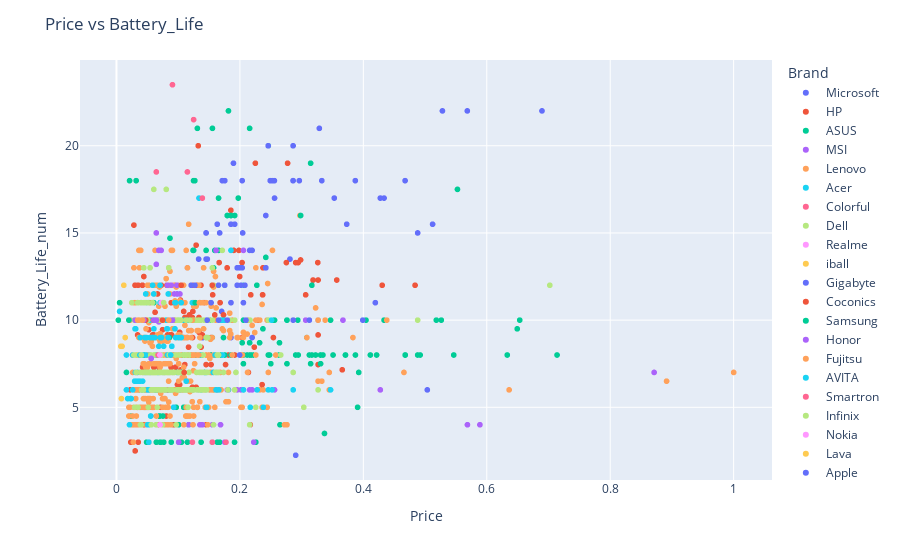

This figure's notebook cell:
### Code cell
import plotly.express as px

del encoding_map['Processor_Brand']
del encoding_map['GPU_Brand']
decoded_table = laptop_original.copy()
for col in encoding_map:
    decoded_table[col] = decoded_table[col].map(encoding_map[col])

    
decoded_table = decoded_table[~decoded_table['Battery_Life'].str.contains("Adapter")]
   
decoded_table['Battery_Life_num'] = decoded_table['Battery_Life'].str.extract(r'(\d+\.\d+|\d+)').astype(float)

# decoded_table = decoded_table.sort_values(by='Battery_Life_num')

# 4. 将 `Battery_Life` 列设置为按数值大小排序的分类数据类型
# decoded_table['Battery_Life'] = pd.Categorical(decoded_table['Battery_Life'], categories=decoded_table['Battery_Life'], ordered=True)
    
    
# Interactive scatter plot for price vs performance
fig = px.scatter(decoded_table.sort_values(by='Battery_Life_num'), x='Price', y='Battery_Life_num', color='Brand', hover_data=['Processor_Name', 'RAM'])
fig.update_layout(title='Price vs Battery_Life')
fig.show()

### Figure 1 — Plotly figure (JSON) as saved in the notebook; plotly's stock layout.template omitted (floating-point values rounded to 4 significant figures; data arrays with more than 128 entries replaced by an {"elided": "..."} marker saying what was removed)
{"data": [{"customdata": [["Intel Core i5 (11th Gen)", "16 GB LP"], ["Intel Pentium Dual-Core", "8 GB LP"], ["Intel Core i5 (11th Gen) Processor", "8 GB "], ["Intel Core i5 (6th Gen)", "8 GB "], ["Intel Core M3 (6th Gen)", "4 GB "], ["Intel Core i7 (6th Gen)", "8 GB "], ["Intel Core i5 (6th Gen)", "4 GB "], ["Intel Core i5 (10th Gen)", "8 GB LP"], ["Intel Core M3 (7th Gen)", "4 GB "], ["Microsoft SQ1 Processor", "8 GB LP"], ["Intel Core i5 (11th Gen)", "8 GB LP"], ["Intel Core i7 (7th Gen)", "16 GB "], ["Intel Core i5 (11th Gen)", "8 GB LP"], ["Intel Core i5 (7th Gen)", "4 GB "], ["Intel Core i5 (8th Gen)", "8 GB "], ["Intel Core i5 (7th Gen)", "8 GB "], ["Intel Core i5 (12th Gen) Processor", "8 GB LP"], ["Intel Core i5 (12th Gen)", "8 GB LP"], ["Intel Core i7 (8th Gen)", "16 GB LP"], ["Intel Core i5 (12th Gen)", "8 GB LP"], ["Intel Core i7 (12th Gen)", "32 GB LP"], ["Intel Core i5 (12th Gen)", "8 GB LP"], ["Intel Core i5 (12th Gen)", "8 GB LP"], ["Intel Core i5 (12th Gen)", "8 GB LP"], ["Intel Core i7 (12th Gen)", "16 GB LP"], ["Intel Core i7 (11th Gen)", "16 GB "], ["Intel Core i7 (12th Gen)", "16 GB LP"], ["Intel Core i7 (8th Gen)", "16 GB "], ["Intel Core i7 (12th Gen)", "8 GB LP"], ["Intel Core i5 (12th Gen)", "8 GB LP"], ["Intel Core i7 (12th Gen)", "16 GB LP"], ["AMD Hexa-Core Ryzen 5", "8 GB LP"]], "hovertemplate": "Brand=Microsoft<br>Price=%{x}<br>Battery_Life_num=%{y}<br>Processor_Name=%{customdata[0]}<br>RAM=%{customdata[1]}<extra></extra>", "legendgroup": "Microsoft", "marker": {"color": "#636efa", "symbol": "circle"}, "mode": "markers", "name": "Microsoft", "showlegend": true, "type": "scattergl", "x": [0.2904, 0.09679, 0.1815, 0.1855, 0.14, 0.2198, 0.1452, 0.1704, 0.08469, 0.115, 0.1472, 0.2811, 0.1331, 0.1452, 0.2198, 0.2158, 0.1452, 0.1452, 0.488, 0.1633, 0.5122, 0.1855, 0.1916, 0.1855, 0.3731, 0.242, 0.3529, 0.4336, 0.2561, 0.1756, 0.3327, 0.1896], "xaxis": "x", "y": [2.25, 4, 6, 9, 9, 9, 9, 10.5, 13, 13, 13.5, 13.5, 13.5, 13.5, 14, 14, 15, 15, 15, 15.5, 15.5, 15.5, 15.5, 15.5, 15.5, 16, 17, 17, 17, 18, 18, 19], "yaxis": "y"}, {"customdata": {"elided": "199x2 str values"}, "hovertemplate": "Brand=HP<br>Price=%{x}<br>Battery_Life_num=%{y}<br>Processor_Name=%{customdata[0]}<br>RAM=%{customdata[1]}<extra></extra>", "legendgroup": "HP", "marker": {"color": "#EF553B", "symbol": "circle"}, "mode": "markers", "name": "HP", "showlegend": true, "type": "scattergl", "x": {"elided": "199 float values"}, "xaxis": "x", "y": {"elided": "199 float values"}, "yaxis": "y"}, {"customdata": {"elided": "267x2 str values"}, "hovertemplate": "Brand=ASUS<br>Price=%{x}<br>Battery_Life_num=%{y}<br>Processor_Name=%{customdata[0]}<br>RAM=%{customdata[1]}<extra></extra>", "legendgroup": "ASUS", "marker": {"color": "#00cc96", "symbol": "circle"}, "mode": "markers", "name": "ASUS", "showlegend": true, "type": "scattergl", "x": {"elided": "267 float values"}, "xaxis": "x", "y": {"elided": "267 float values"}, "yaxis": "y"}, {"customdata": [["AMD Octa-Core Ryzen 7", "16 GB "], ["Intel Core i7 (12th Gen)", "16 GB "], ["Intel Core i5 (12th Gen)", "16 GB "], ["Intel Core i7 (10th Gen)", "8 GB "], ["Intel Core i5 (11th Gen)", "8 GB "], ["Intel Core i7 (11th Gen)", "32 GB "], ["Intel Core i7 (7th Gen)", "16 GB "], ["Intel Core i7 (11th Gen)", "16 GB "], ["Intel Core i5 (11th Gen)", "8 GB "], ["Intel Core i7 (12th Gen)", "32 GB "], ["Intel Core i7 (7th Gen)", "4 GB "], ["Intel Core i5 (12th Gen)", "16 GB "], ["Intel Core i3 (12th Gen)", "8 GB LP"], ["Intel Core i7 (13th Gen)", "16 GB "], ["Intel Core i3 (10th Gen)", "4 GB "], ["Intel Core i7 (14th Gen)", "16 GB "], ["Intel Core i7 (13th Gen)", "16 GB "], ["AMD Octa-Core Ryzen 7", "16 GB "], ["Intel Core Ultra 5", "16 GB "], ["Intel Core Ultra 7", "16 GB "], ["Intel Core Ultra 7", "16 GB "], ["Intel Core i7 (13th Gen)", "32 GB "], ["Intel Core i3 (11th Gen)", "8 GB "], ["Intel Core i5 (11th Gen)", "8 GB "], ["Intel Core i9 (14th Gen)", "64 GB "], ["Intel Core i5 (11th Gen)", "16 GB "], ["Intel Core i7 (8th Gen)", "16 GB "], ["Intel Core Ultra 7", "32 GB LP"], ["Intel Core Ultra 7", "32 GB LP"], ["Intel Core i5 (8th Gen)", "8 GB "], ["Intel Core i3 (11th Gen)", "8 GB "], ["Intel Core Ultra 9", "32 GB LP"], ["Intel Core i5 (12th Gen)", "16 GB LP"], ["Intel Core i7 (13th Gen)", "32 GB "], ["Intel Core i5 (13th Gen)", "16 GB "]], "hovertemplate": "Brand=MSI<br>Price=%{x}<br>Battery_Life_num=%{y}<br>Processor_Name=%{customdata[0]}<br>RAM=%{customdata[1]}<extra></extra>", "legendgroup": "MSI", "marker": {"color": "#ab63fa", "symbol": "circle"}, "mode": "markers", "name": "MSI", "showlegend": true, "type": "scattergl", "x": [0.1754, 0.2224, 0.1008, 0.117, 0.1351, 0.5888, 0.1553, 0.1686, 0.1391, 0.5687, 0.09276, 0.1311, 0.04961, 0.2198, 0.05222, 0.2561, 0.1633, 0.1956, 0.1795, 0.2158, 0.2017, 0.4275, 0.05243, 0.08227, 0.8711, 0.09984, 0.1754, 0.3267, 0.3065, 0.09881, 0.04398, 0.367, 0.1452, 0.2057, 0.1613], "xaxis": "x", "y": [3, 3, 3, 4, 4, 4, 4, 4, 4, 4, 5, 6, 6, 6, 6, 6, 6, 6, 6, 6, 6, 6, 6, 6, 7, 7, 10, 10, 10, 10, 10, 10, 10, 14, 14], "yaxis": "y"}, {"customdata": {"elided": "451x2 str values"}, "hovertemplate": "Brand=Lenovo<br>Price=%{x}<br>Battery_Life_num=%{y}<br>Processor_Name=%{customdata[0]}<br>RAM=%{customdata[1]}<extra></extra>", "legendgroup": "Lenovo", "marker": {"color": "#FFA15A", "symbol": "circle"}, "mode": "markers", "name": "Lenovo", "showlegend": true, "type": "scattergl", "x": {"elided": "451 float values"}, "xaxis": "x", "y": {"elided": "451 float values"}, "yaxis": "y"}, {"customdata": {"elided": "135x2 str values"}, "hovertemplate": "Brand=Acer<br>Price=%{x}<br>Battery_Life_num=%{y}<br>Processor_Name=%{customdata[0]}<br>RAM=%{customdata[1]}<extra></extra>", "legendgroup": "Acer", "marker": {"color": "#19d3f3", "symbol": "circle"}, "mode": "markers", "name": "Acer", "showlegend": true, "type": "scattergl", "x": {"elided": "135 float values"}, "xaxis": "x", "y": {"elided": "135 float values"}, "yaxis": "y"}, {"customdata": [["Intel Core i7 (13th Gen)", "16 GB "], ["Intel Core i5 (12th Gen)", "16 GB "], ["Intel Core i7 (12th Gen)", "16 GB "]], "hovertemplate": "Brand=Colorful<br>Price=%{x}<br>Battery_Life_num=%{y}<br>Processor_Name=%{customdata[0]}<br>RAM=%{customdata[1]}<extra></extra>", "legendgroup": "Colorful", "marker": {"color": "#FF6692", "symbol": "circle"}, "mode": "markers", "name": "Colorful", "showlegend": true, "type": "scattergl", "x": [0.1775, 0.123, 0.1553], "xaxis": "x", "y": [3, 3, 3], "yaxis": "y"}, {"customdata": {"elided": "198x2 str values"}, "hovertemplate": "Brand=Dell<br>Price=%{x}<br>Battery_Life_num=%{y}<br>Processor_Name=%{customdata[0]}<br>RAM=%{customdata[1]}<extra></extra>", "legendgroup": "Dell", "marker": {"color": "#B6E880", "symbol": "circle"}, "mode": "markers", "name": "Dell", "showlegend": true, "type": "scattergl", "x": {"elided": "198 float values"}, "xaxis": "x", "y": {"elided": "198 float values"}, "yaxis": "y"}, {"customdata": [["Intel Core i3 (11th Gen)", "8 GB LP"], ["Intel Core i5 (11th Gen)", "8 GB LP"], ["Intel Core i5 (11th Gen)", "16 GB "]], "hovertemplate": "Brand=Realme<br>Price=%{x}<br>Battery_Life_num=%{y}<br>Processor_Name=%{customdata[0]}<br>RAM=%{customdata[1]}<extra></extra>", "legendgroup": "Realme", "marker": {"color": "#FF97FF", "symbol": "circle"}, "mode": "markers", "name": "Realme", "showlegend": true, "type": "scattergl", "x": [0.0706, 0.0726, 0.08873], "xaxis": "x", "y": [4, 11, 12], "yaxis": "y"}, {"customdata": [["Intel Celeron Dual-Core", "4 GB "], ["Intel Atom Quad-Core", "2 GB "], ["Intel Atom Quad-Core", "2 GB "], ["Intel Atom Quad-Core", "2 GB "]], "hovertemplate": "Brand=iball<br>Price=%{x}<br>Battery_Life_num=%{y}<br>Processor_Name=%{customdata[0]}<br>RAM=%{customdata[1]}<extra></extra>", "legendgroup": "iball", "marker": {"color": "#FECB52", "symbol": "circle"}, "mode": "markers", "name": "iball", "showlegend": true, "type": "scattergl", "x": [0.008066, 0.007078, 0.009093, 0.01192], "xaxis": "x", "y": [5.5, 8.5, 8.5, 12], "yaxis": "y"}, {"customdata": [["Intel Core i9 (12th Gen)", "32 GB "], ["Intel Core i7 (13th Gen)", "16 GB "]], "hovertemplate": "Brand=Gigabyte<br>Price=%{x}<br>Battery_Life_num=%{y}<br>Processor_Name=%{customdata[0]}<br>RAM=%{customdata[1]}<extra></extra>", "legendgroup": "Gigabyte", "marker": {"color": "#636efa", "symbol": "circle"}, "mode": "markers", "name": "Gigabyte", "showlegend": true, "type": "scattergl", "x": [0.5036, 0.1994], "xaxis": "x", "y": [6, 8], "yaxis": "y"}, {"customdata": [["Intel Core i5 (10th Gen)", "8 GB "], ["Intel Core i7 (10th Gen)", "8 GB "]], "hovertemplate": "Brand=Coconics<br>Price=%{x}<br>Battery_Life_num=%{y}<br>Processor_Name=%{customdata[0]}<br>RAM=%{customdata[1]}<extra></extra>", "legendgroup": "Coconics", "marker": {"color": "#EF553B", "symbol": "circle"}, "mode": "markers", "name": "Coconics", "showlegend": true, "type": "scattergl", "x": [0.1096, 0.1552], "xaxis": "x", "y": [7, 12], "yaxis": "y"}, {"customdata": [["Intel Core Ultra 7", "32 GB LP"], ["Intel Core Ultra 7", "16 GB LP"], ["Intel Core Ultra 7", "16 GB LP"], ["Intel Core Ultra 5", "16 GB LP"], ["Intel Core Ultra 7", "16 GB LP"], ["Intel Core 7 (Series 1)", "16 GB LP"], ["Intel Core 5 (Series 1)", "16 GB LP"], ["Intel Core 7 (Series 1)", "16 GB LP"], ["Intel Core 5 (Series 1)", "16 GB LP"], ["Intel Celeron Dual-Core", "4 GB LP"], ["Intel Celeron Dual-Core", "2 GB "], ["Intel Celeron Dual-Core", "4 GB LP"], ["Intel Core i7 (13th Gen)", "16 GB RAM"], ["Intel Core i7 (13th Gen)", "16 GB RAM"], ["Intel Core i7 (12th Gen)", "16 GB LP"], ["Intel Core i9 (13th Gen) Processor", "32 GB RAM"], ["Intel Core i7 (13th Gen)", "16 GB RAM"], ["Intel Core i7 (12th Gen)", "16 GB LP"], ["Intel Core i5 (12th Gen)", "16 GB LP"], ["Intel Core i5 (12th Gen)", "16 GB LP"], ["Intel Core i7 (12th Gen)", "16 GB LP"], ["Intel Core i7 (12th Gen)", "16 GB "]], "hovertemplate": "Brand=Samsung<br>Price=%{x}<br>Battery_Life_num=%{y}<br>Processor_Name=%{customdata[0]}<br>RAM=%{customdata[1]}<extra></extra>", "legendgroup": "Samsung", "marker": {"color": "#00cc96", "symbol": "circle"}, "mode": "markers", "name": "Samsung", "showlegend": true, "type": "scattergl", "x": [0.3307, 0.2501, 0.2763, 0.2057, 0.3146, 0.2319, 0.2158, 0.2642, 0.2037, 0.06026, 0.05137, 0.1277, 0.1855, 0.2984, 0.1654, 0.5525, 0.3146, 0.246, 0.1311, 0.1555, 0.2158, 0.1815], "xaxis": "x", "y": [7.5, 7.5, 7.5, 7.5, 7.5, 8.7, 8.7, 8.7, 8.7, 11, 11, 11, 16, 16, 17, 17.5, 19, 20, 21, 21, 21, 22], "yaxis": "y"}, {"customdata": [["Intel Core i3 (10th Gen)", "8 GB RAM"], ["Intel Core i5 (11th Gen)", "8 GB "], ["Intel Core i5 (13th Gen)", "8 GB LP"], ["Intel Core i5 (13th Gen)", "8 GB LP"], ["Intel Core i5 (13th Gen)", "16 GB LP"], ["Intel Core i5 (12th Gen)", "16 GB LP"], ["Intel Core i5 (12th Gen)", "8 GB LP"], ["Intel Core i5 (13th Gen)", "16 GB LP"], ["Intel Core i3 (10th Gen)", "8 GB RAM"], ["AMD Hexa-Core Ryzen 5", "8 GB "], ["AMD Hexa-Core Ryzen 5", "16 GB "], ["AMD Hexa-Core Ryzen 5", "8 GB "]], "hovertemplate": "Brand=Honor<br>Price=%{x}<br>Battery_Life_num=%{y}<br>Processor_Name=%{customdata[0]}<br>RAM=%{customdata[1]}<extra></extra>", "legendgroup": "Honor", "marker": {"color": "#ab63fa", "symbol": "circle"}, "mode": "markers", "name": "Honor", "showlegend": true, "type": "scattergl", "x": [0.05621, 0.06856, 0.09377, 0.0978, 0.1028, 0.08873, 0.08268, 0.0978, 0.06453, 0.06856, 0.07239, 0.06453], "xaxis": "x", "y": [7.8, 9.9, 11.5, 11.5, 11.5, 12, 12, 12, 13.2, 14, 14, 15], "yaxis": "y"}, {"customdata": [["Intel Core i5 (11th Gen)", "16 GB "], ["Intel Core i5 (11th Gen)", "16 GB "], ["Intel Core i5 (12th Gen)", "16 GB LP"], ["Intel Core i7 (13th Gen)", "16 GB LP"], ["Intel Core i5 (11th Gen)", "16 GB "], ["Intel Core i5 (11th Gen)", "16 GB LP"], ["Intel Core i7 (11th Gen)", "16 GB LP"]], "hovertemplate": "Brand=Fujitsu<br>Price=%{x}<br>Battery_Life_num=%{y}<br>Processor_Name=%{customdata[0]}<br>RAM=%{customdata[1]}<extra></extra>", "legendgroup": "Fujitsu", "marker": {"color": "#FFA15A", "symbol": "circle"}, "mode": "markers", "name": "Fujitsu", "showlegend": true, "type": "scattergl", "x": [0.1331, 0.125, 0.1654, 0.123, 0.1525, 0.1343, 0.1525], "xaxis": "x", "y": [8, 8, 10, 10, 11, 11, 11], "yaxis": "y"}, {"customdata": [["Intel Celeron Dual-Core", "4 GB LP"], ["Intel Celeron Dual-Core", "4 GB LP"], ["AMD Quad-Core Ryzen 5", "8 GB "], ["AMD Dual-Core Ryzen 3", "8 GB "], ["Intel Core i5 (8th Gen)", "8 GB "], ["Intel Core i5 (7th Gen)", "8 GB "], ["Intel Core i3 (8th Gen)", "8 GB "], ["Intel Core i5 (8th Gen)", "8 GB "], ["Intel Core i7 (10th Gen)", "16 GB "], ["Intel Core i5 (7th Gen)", "8 GB "], ["Intel Core i7 (8th Gen)", "8 GB "], ["Intel Core i5 (10th Gen)", "8 GB "], ["Intel Core i5 (10th Gen)", "8 GB "], ["Intel Core i5 (8th Gen)", "8 GB "], ["Intel Core i5 (7th Gen)", "8 GB "], ["Intel Core i3 (8th Gen)", "4 GB "], ["Intel Core i7 (10th Gen)", "16 GB "]], "hovertemplate": "Brand=AVITA<br>Price=%{x}<br>Battery_Life_num=%{y}<br>Processor_Name=%{customdata[0]}<br>RAM=%{customdata[1]}<extra></extra>", "legendgroup": "AVITA", "marker": {"color": "#19d3f3", "symbol": "circle"}, "mode": "markers", "name": "AVITA", "showlegend": true, "type": "scattergl", "x": [0.02621, 0.01613, 0.08772, 0.03803, 0.05445, 0.07018, 0.06251, 0.06251, 0.06251, 0.07058, 0.0826, 0.05445, 0.04739, 0.06858, 0.06057, 0.04105, 0.2513], "xaxis": "x", "y": [8, 8, 8, 8, 10, 10, 10, 10, 10, 10, 10, 10, 10, 10, 10, 10, 10], "yaxis": "y"}, {"customdata": [["Intel Core i5 (7th Gen)", "4 GB "], ["Intel Core M3 (7th Gen)", "4 GB LP"]], "hovertemplate": "Brand=Smartron<br>Price=%{x}<br>Battery_Life_num=%{y}<br>Processor_Name=%{customdata[0]}<br>RAM=%{customdata[1]}<extra></extra>", "legendgroup": "Smartron", "marker": {"color": "#FF6692", "symbol": "circle"}, "mode": "markers", "name": "Smartron", "showlegend": true, "type": "scattergl", "x": [0.06735, 0.06957], "xaxis": "x", "y": [8, 10], "yaxis": "y"}, {"customdata": [["Intel Core i3 (11th Gen)", "8 GB LP"], ["Intel Core i5 (13th Gen)", "16 GB LP"], ["Intel Core i5 (11th Gen)", "16 GB LP"], ["Intel Core i5 (13th Gen)", "16 GB LP"], ["Intel Core i9 (12th Gen)", "32 GB LP"], ["Intel Core i7 (11th Gen)", "16 GB LP"], ["Intel Core i9 (13th Gen)", "32 GB LP"], ["Intel Core i7 (11th Gen)", "16 GB LP"], ["Intel Core i7 (13th Gen)", "32 GB LP"], ["Intel Core i3 (11th Gen)", "8 GB LP"], ["Intel Core i3 (10th Gen)", "8 GB LP"], ["Intel Core i9 (12th Gen)", "16 GB LP"], ["Intel Core i5 (11th Gen)", "16 GB LP"], ["Intel Core i3 (10th Gen)", "8 GB LP"], ["Intel Core i5 (11th Gen)", "8 GB LP"], ["Intel Core i7 (12th Gen)", "16 GB LP"], ["Intel Core i7 (10th Gen)", "16 GB LP"], ["Intel Core i3 (11th Gen)", "8 GB LP"], ["Intel Core i3 (10th Gen)", "8 GB LP"], ["Intel Core i5 (10th Gen)", "8 GB LP"], ["Intel Core i5 (11th Gen)", "16 GB LP"], ["Intel Core i5 (11th Gen)", "16 GB LP"], ["Intel Core i3 (10th Gen)", "8 GB LP"], ["Intel Core i3 (12th Gen)", "8 GB LP"], ["Intel Core i3 (10th Gen)", "8 GB "], ["Intel Celeron Quad-Core", "4 GB LP"], ["Intel Celeron Quad-Core", "4 GB LP"], ["Intel Core i5 (12th Gen)", "16 GB LP"], ["Intel Core i3 (10th Gen)", "8 GB LP"], ["Intel Core i3 (10th Gen)", "8 GB LP"], ["Intel Core Ultra 9", "32 GB LP"], ["Intel Core i7 (13th Gen)", "16 GB LP"]], "hovertemplate": "Brand=Infinix<br>Price=%{x}<br>Battery_Life_num=%{y}<br>Processor_Name=%{customdata[0]}<br>RAM=%{customdata[1]}<extra></extra>", "legendgroup": "Infinix", "marker": {"color": "#B6E880", "symbol": "circle"}, "mode": "markers", "name": "Infinix", "showlegend": true, "type": "scattergl", "x": [0.02823, 0.0726, 0.04033, 0.06453, 0.1492, 0.07058, 0.1349, 0.1008, 0.119, 0.04235, 0.05041, 0.1371, 0.09074, 0.04033, 0.04235, 0.0726, 0.07663, 0.04436, 0.04033, 0.05122, 0.05848, 0.04638, 0.03932, 0.04638, 0.03993, 0.0248, 0.03428, 0.05848, 0.04436, 0.05445, 0.1553, 0.08469], "xaxis": "x", "y": [8, 8, 8, 10, 10, 10, 10, 10, 10, 10, 10, 10, 10, 10, 10, 10, 11, 11, 11, 11, 11, 11, 11, 11, 11, 11, 11, 11, 13, 13, 13, 13], "yaxis": "y"}, {"customdata": [["Intel Core i5 (10th Gen)", "8 GB "]], "hovertemplate": "Brand=Nokia<br>Price=%{x}<br>Battery_Life_num=%{y}<br>Processor_Name=%{customdata[0]}<br>RAM=%{customdata[1]}<extra></extra>", "legendgroup": "Nokia", "marker": {"color": "#FF97FF", "symbol": "circle"}, "mode": "markers", "name": "Nokia", "showlegend": true, "type": "scattergl", "x": [0.07043], "xaxis": "x", "y": [8], "yaxis": "y"}, {"customdata": [["Intel Atom Quad-Core", "2 GB "]], "hovertemplate": "Brand=Lava<br>Price=%{x}<br>Battery_Life_num=%{y}<br>Processor_Name=%{customdata[0]}<br>RAM=%{customdata[1]}<extra></extra>", "legendgroup": "Lava", "marker": {"color": "#FECB52", "symbol": "circle"}, "mode": "markers", "name": "Lava", "showlegend": true, "type": "scattergl", "x": [0.01413], "xaxis": "x", "y": [9], "yaxis": "y"}, {"customdata": [["Intel Core i5 (8th Gen)", "8 GB LP"], ["Intel Core i5 (8th Gen)", "8 GB LP"], ["Intel Core i5 (8th Gen)", "8 GB LP"], ["Intel Core i7 (6th Gen)", "16 GB LP"], ["Intel Core i5 (8th Gen)", "8 GB LP"], ["Intel Core M3 (7th Gen)", "8 GB LP"], ["Intel Core i5 (5th Gen)", "8 GB "], ["Intel Core i9 (9th Gen)", "16 GB "], ["Intel Core i5 (10th Gen)", "8 GB LP"], ["Intel Core i5 (10th Gen)", "8 GB LP"], ["Intel Core i3 (10th Gen) Processor", "8 GB LP"], ["Intel Core i5 (8th Gen)", "8 GB LP"], ["Intel Core i5 (5th Gen)", "8 GB LP"], ["Intel Core i5 (8th Gen)", "8 GB LP"], ["Intel Core i5 (8th Gen)", "8 GB LP"], ["Intel Core i5 (8th Gen)", "8 GB LP"], ["Intel Core i5 (8th Gen)", "8 GB LP"], ["Intel Core i5 (8th Gen)", "8 GB LP"], ["Intel Core i5 (8th Gen)", "8 GB LP"], ["Intel Core i5 (8th Gen)", "8 GB LP"], ["1.6 Ghz Processor", "8 GB LP"], ["Intel Core i5 (8th Gen)", "8 GB LP"], ["Intel Core i5 (8th Gen)", "8 GB LP"], ["Intel Core i5 (8th Gen)", "8 GB LP"], ["Apple M1", "8 GB "], ["Apple M1 Processor", "16 GB "], ["2.3 Ghz Processor", "16 GB RAM "], ["Apple M3 Pro", "18 GB RAM"], ["Apple M2 Processor", "8 GB RAM"], ["Apple M2 Processor", "8 GB RAM"], ["Apple M2 Processor", "8 GB RAM"], ["Apple M2 Processor", "8 GB RAM"], ["Apple M2 Processor", "8 GB RAM"], ["Apple M2 Processor", "8 GB RAM"], ["Apple M2 Processor", "8 GB RAM"], ["Apple M2 Processor", "8 GB RAM"], ["Apple M2 Pro", "16 GB RAM"], ["Apple M2 Processor", "8 GB LP"], ["Apple M2 Processor", "8 GB LP"], ["Apple M1 Pro", "16 GB RAM"], ["Apple M2 Max Processor", "32 GB RAM"], ["Apple M2 Pro", "16 GB RAM "], ["Apple M3 Pro", "36 GB RAM"]], "hovertemplate": "Brand=Apple<br>Price=%{x}<br>Battery_Life_num=%{y}<br>Processor_Name=%{customdata[0]}<br>RAM=%{customdata[1]}<extra></extra>", "legendgroup": "Apple", "marker": {"color": "#636efa", "symbol": "circle"}, "mode": "markers", "name": "Apple", "showlegend": true, "type": "scattergl", "x": [0.1796, 0.2863, 0.2098, 0.3991, 0.3126, 0.1654, 0.147, 0.4194, 0.2057, 0.1855, 0.1533, 0.2017, 0.121, 0.1271, 0.1754, 0.1654, 0.2081, 0.1956, 0.242, 0.1956, 0.1996, 0.2037, 0.242, 0.1996, 0.1672, 0.2045, 0.4275, 0.4677, 0.1714, 0.2037, 0.2862, 0.2962, 0.2861, 0.2526, 0.2559, 0.2491, 0.387, 0.2862, 0.2458, 0.3287, 0.6895, 0.5282, 0.5685], "xaxis": "x", "y": [10, 10, 10, 10, 10, 10, 10, 11, 11, 11, 11, 12, 12, 12, 12, 12, 12, 12, 13, 13, 13, 13, 13, 13, 15, 15, 17, 18, 18, 18, 18, 18, 18, 18, 18, 18, 18, 20, 20, 21, 22, 22, 22], "yaxis": "y"}, {"customdata": [["Intel Core i3 (11th Gen)", "8 GB "], ["Intel Core i5 (10th Gen)", "8 GB "], ["Intel Core i5 (10th Gen)", "8 GB "], ["Intel Core i5 (11th Gen)", "8 GB "], ["Intel Core i3 (11th Gen)", "8 GB "], ["Intel Core i5 (11th Gen)", "8 GB "]], "hovertemplate": "Brand=Xiaomi<br>Price=%{x}<br>Battery_Life_num=%{y}<br>Processor_Name=%{customdata[0]}<br>RAM=%{customdata[1]}<extra></extra>", "legendgroup": "Xiaomi", "marker": {"color": "#EF553B", "symbol": "circle"}, "mode": "markers", "name": "Xiaomi", "showlegend": true, "type": "scattergl", "x": [0.04712, 0.05969, 0.07463, 0.06453, 0.04739, 0.1049], "xaxis": "x", "y": [10, 10, 10, 10, 10, 12], "yaxis": "y"}, {"customdata": [["Intel Atom Quad-Core", "2 GB "], ["Intel Atom Quad-Core", "2 GB "], ["Intel Atom Quad-Core", "2 GB "]], "hovertemplate": "Brand=Micromax<br>Price=%{x}<br>Battery_Life_num=%{y}<br>Processor_Name=%{customdata[0]}<br>RAM=%{customdata[1]}<extra></extra>", "legendgroup": "Micromax", "marker": {"color": "#00cc96", "symbol": "circle"}, "mode": "markers", "name": "Micromax", "showlegend": true, "type": "scattergl", "x": [0.02018, 0.003043, 0.005041], "xaxis": "x", "y": [10, 10, 11], "yaxis": "y"}, {"customdata": [["Intel Core i7 (12th Gen)", "16 GB "], ["Intel Core i7 (12th Gen)", "16 GB "], ["Intel Core i3 (11th Gen)", "8 GB LP"], ["Intel Core i5 (12th Gen)", "16 GB "], ["Intel Core i5 (12th Gen)", "8 GB "], ["Intel Core i5 (11th Gen)", "8 GB LP"], ["Intel Core i5 (11th Gen)", "16 GB LP"]], "hovertemplate": "Brand=Zebronics<br>Price=%{x}<br>Battery_Life_num=%{y}<br>Processor_Name=%{customdata[0]}<br>RAM=%{customdata[1]}<extra></extra>", "legendgroup": "Zebronics", "marker": {"color": "#ab63fa", "symbol": "circle"}, "mode": "markers", "name": "Zebronics", "showlegend": true, "type": "scattergl", "x": [0.08671, 0.09074, 0.03025, 0.06453, 0.0605, 0.04235, 0.04436], "xaxis": "x", "y": [10, 10, 10, 10, 10, 10, 10], "yaxis": "y"}, {"customdata": [["Intel Core i7 (11th Gen)", "16 GB "], ["Intel Core i3 (11th Gen)", "8 GB "], ["Intel Core i3 (11th Gen)", "8 GB "], ["Intel Core i5 (11th Gen)", "8 GB "]], "hovertemplate": "Brand=Wings<br>Price=%{x}<br>Battery_Life_num=%{y}<br>Processor_Name=%{customdata[0]}<br>RAM=%{customdata[1]}<extra></extra>", "legendgroup": "Wings", "marker": {"color": "#FFA15A", "symbol": "circle"}, "mode": "markers", "name": "Wings", "showlegend": true, "type": "scattergl", "x": [0.08469, 0.03428, 0.0363, 0.04235], "xaxis": "x", "y": [10, 10, 10, 10], "yaxis": "y"}, {"customdata": [["Intel Atom Quad-Core", "2 GB "]], "hovertemplate": "Brand=RDP<br>Price=%{x}<br>Battery_Life_num=%{y}<br>Processor_Name=%{customdata[0]}<br>RAM=%{customdata[1]}<extra></extra>", "legendgroup": "RDP", "marker": {"color": "#19d3f3", "symbol": "circle"}, "mode": "markers", "name": "RDP", "showlegend": true, "type": "scattergl", "x": [0.005059], "xaxis": "x", "y": [10.5], "yaxis": "y"}, {"customdata": [["Intel Core i7 (10th Gen)", "8 GB "], ["Intel Core i5 (10th Gen)", "8 GB "], ["Intel Core i5 (10th Gen)", "8 GB "], ["Intel Core i5 (8th Gen)", "8 GB "], ["Intel Core i5 (8th Gen)", "8 GB "]], "hovertemplate": "Brand=LG<br>Price=%{x}<br>Battery_Life_num=%{y}<br>Processor_Name=%{customdata[0]}<br>RAM=%{customdata[1]}<extra></extra>", "legendgroup": "LG", "marker": {"color": "#FF6692", "symbol": "circle"}, "mode": "markers", "name": "LG", "showlegend": true, "type": "scattergl", "x": [0.1391, 0.06453, 0.1149, 0.125, 0.09074], "xaxis": "x", "y": [17, 18.5, 18.5, 21.5, 23.5], "yaxis": "y"}, {"customdata": [["Intel Core i3 (11th Gen)", "8 GB RAM"], ["Intel Core i5 (11th Gen)", "16 GB "]], "hovertemplate": "Brand=Tecno<br>Price=%{x}<br>Battery_Life_num=%{y}<br>Processor_Name=%{customdata[0]}<br>RAM=%{customdata[1]}<extra></extra>", "legendgroup": "Tecno", "marker": {"color": "#B6E880", "symbol": "circle"}, "mode": "markers", "name": "Tecno", "showlegend": true, "type": "scattergl", "x": [0.06051, 0.08068], "xaxis": "x", "y": [17.5, 17.5], "yaxis": "y"}], "layout": {"legend": {"title": {"text": "Brand"}, "tracegroupgap": 0}, "margin": {"t": 60}, "title": {"text": "Price vs Battery_Life"}, "xaxis": {"anchor": "y", "domain": [0, 1], "title": {"text": "Price"}}, "yaxis": {"anchor": "x", "domain": [0, 1], "title": {"text": "Battery_Life_num"}}}}
